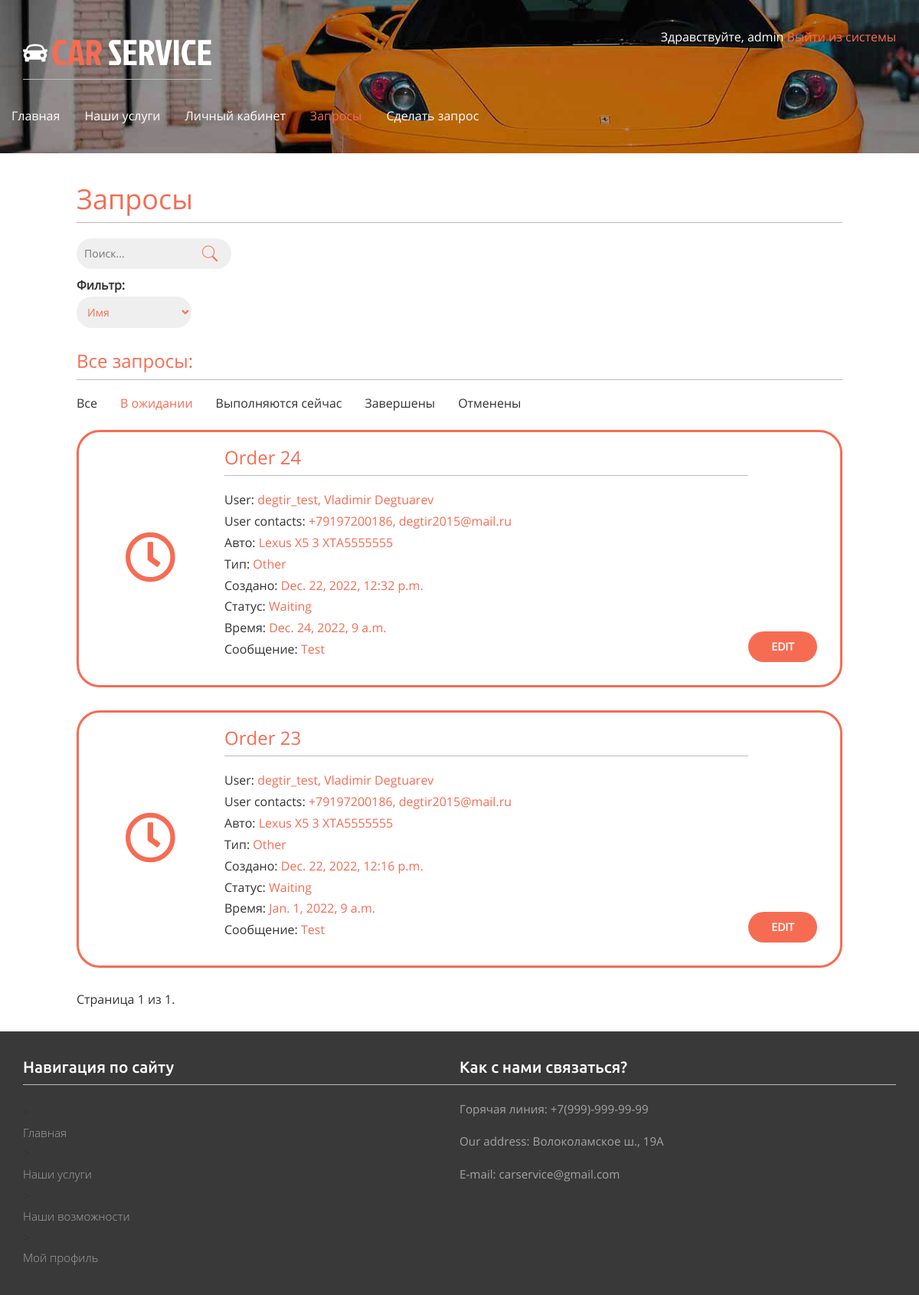
/orders/?filter=waiting (signed in), run on the app's committed database.
### orders/models.py (models this page shows)
class Order(models.Model):
    WORK_TYPE_CHOICES = [
        ('Live support','Live support'),
        ('Repair service', 'Repair service'),
        ('Complete care', 'Complete care'),
        ('Spare parts', 'Spare parts'),
        ('Sales service', 'Sales service'),
        ('Tyre service', 'Tyre service'),
        ('Other', 'Other')
    ]
    STATUS_CHOICES = (
        ('Waiting', 'Waiting'),
        ('In progress', 'In progress'),
        ('Completed', 'Completed'),
        ('Cancelled', 'Canceled'),
    )
    user = models.ForeignKey(User, on_delete=models.CASCADE, related_name='orders')
    profile = models.ForeignKey(Profile, on_delete=models.CASCADE, related_name='user_orders')
    date = models.ForeignKey(OrderDate, on_delete=models.CASCADE, default=1, related_name='order_dates')
    car = models.ForeignKey(Car, on_delete=models.CASCADE, related_name='cars')
    type = models.CharField(choices=WORK_TYPE_CHOICES, max_length=50, default='Other')
    created_at = models.DateTimeField(auto_now_add=True)
    closed_at = models.DateTimeField(null=True)
    status = models.CharField(choices=STATUS_CHOICES, max_length=50, default='Waiting')
    price = models.FloatField(null=True)
    message = models.TextField(max_length=250)

class OrderDate(models.Model):
    ORDER_DATE_CHOICES = [
        ('09:00', '09:00:00'),
        ('10:00', '10:00:00'),
        ('11:00', '11:00:00'),
        ('12:00', '12:00:00'),
        ('13:00', '13:00:00'),
        ('14:00', '14:00:00'),
        ('15:00', '15:00:00'),
        ('16:00', '16:00:00')
    ]
    order_id = models.IntegerField()
    date = models.DateField()
    time = models.TimeField()

### account/models.py (models this page shows, shortened)
class Profile(models.Model):
    user = models.OneToOneField(settings.AUTH_USER_MODEL, on_delete=models.CASCADE)
    date_of_birth = models.DateField(blank=True, null=True)
    photo = models.ImageField(upload_to='users/%Y/%m/%d/', blank=True)
    phone = models.CharField(blank=True, max_length=20)
    address = models.CharField(blank=True, max_length=100)

class Car(models.Model):
    user = models.ForeignKey(User, on_delete=models.CASCADE, related_name='car')
    make = models.CharField(max_length=50)
    model = models.CharField(max_length=100)
    year = models.IntegerField()
    vin = models.CharField(max_length=10)

### orders/views.py (the view, shortened to what this page needs)
# urls.py: path('orders/', include('orders.urls')),
@login_required
def orders(request):
    if request.user.is_superuser:
        object_list = Order.objects.order_by('-created_at')
    else:
        object_list = request.user.orders.all().order_by('-created_at')
    filter = request.GET.get('filter')
    filter_values = {'waiting':'Waiting', 'in-progress':'In progress', 'completed':'Completed', 'cancelled':'Cancelled'}
    if filter:
        object_list = object_list.filter(status=filter_values[filter])
    query = request.GET.get('query')
    search = request.GET.get('search')
    paginator = Paginator(object_list, 3) # По 3 статьи на каждой странице.
    page = request.GET.get('page')
    try:
        orders = paginator.page(page)
        print('Orders:', orders.object_list)
    except PageNotAnInteger:        # Если страница не является целым числом, возвращаем первую страницу.
        orders = paginator.page(1)
        print('PgNotInt:', orders)
    except EmptyPage:        # Если номер страницы больше, чем общее количество страниц, возвращаем последнюю.
        orders = paginator.page(paginator.num_pages)
        print('EmptPg:', orders)
    return render(request, 'orders.html', {'section':'orders', 'orders':orders, 'page':page, 'filter':filter, 'search':request.POST.get('search-filter'), 'query':request.POST.get('query')})

### orders/templates/orders.html (shortened to what this page needs)
{% extends "base.html" %}
{% load static %}
{% block content %}
<h1>Запросы</h1>
<div class="search">
    <form method="POST">
       <input type="text" value="" name="query" placeholder="Поиск...">
       <input type="submit" value="">
        <label for="search-filter">Фильтр:</label>
        <select name="search-filter" id="search-filter">
            {% if request.user.is_staff%}
            <option value="First name">Имя</option>
            {% endif %}
        </select>
    </form>
</div>
{% if request.user.is_staff %}
<h3>Все запросы:</h3>
{% else %}
<div class="new-order">
<p>Создать новый запрос</p>
<a href="appointment" class="button">Создать новый запрос</a>
</div>
<h3>Мои запросы:</h3>
{% endif %}
<div class="collapse navbar-collapse nav-wil" id="bs-example-navbar-collapse-1">
    <ul class="nav navbar-nav nav-filter">
        <li {% if not filter %} class="active"{% endif %}><a href="/orders/">Все</a></li>
        <li {% if filter == 'waiting' %} class="active"{% endif %}><a href="/orders/?filter=waiting">В ожидании</a></li>
        <li {% if filter == 'in-progress' %} class="active"{% endif %}><a href="/orders/?filter=in-progress">Выполняются сейчас</a></li>
        <li {% if filter == 'completed' %} class="active"{% endif %}><a href="/orders/?filter=completed">Завершены</a></li>
        <li {% if filter == 'cancelled' %} class="active"{% endif %}><a href="/orders/?filter=cancelled">Отменены</a></li>
    </ul>
</div>
{% if orders.object_list.count %}
{% for order in orders.object_list%}
<div class="order">
    <div>
        {% if order.status == 'Cancelled' %}
        <i class="far fa-times-circle"></i>
        {% elif order.status == 'Completed' %}
        <i class="far fa-check-circle"></i>
        {% elif order.status == 'Waiting' %}
        <i class="far fa-clock"></i>
        {% elif order.status == 'In progress'%}
        <i class="far fa-play-circle"></i>
        {% endif %}
    </div>
    <div style="flex-grow: 1;">
        <h3>Order {{order.id}}</h3>
        {% if request.user.is_staff %}
        <p>User: <span>{{order.user}}, {{order.user.first_name}} {{order.user.last_name}}</span></p>
        <p>User contacts: <span> {{order.profile.phone}}, {{order.user.email}} </span></p>
        {% endif %}
        <p>Авто: <span>{{order.car.make}} {{order.car.model}} {{order.car.year}} {{order.car.vin}}</span></p>
        <p>Тип: <span>{{order.type}}</span></p>
        <p>Создано: <span>{{order.created_at}}</span></p>
        <p>Статус: <span>{{order.status}}</span></p>
        <p>Время: <span>{{order.date.date}},  {{order.date.time}}</span></p>
        <p>Сообщение: <span> {{order.message}}</span></p>
    </div>
    {% if request.user.is_staff and order.status == 'In progress' or request.user.is_staff and order.status == 'Waiting' %}
    <div style="align-self: flex-end; justify-content:space-between;">
        <a href="edit/{{order.id}}" class="button">Edit</a>
    </div>
    {% endif %}
</div>
{% endfor %}
{% else %}
<p>Нет запросов.</p>
{% endif %}
{% include "pagination.html" with page=orders %}
{% endblock %}

### account/templates/base.html (shortened to what this page needs)
{% load static %}
<!DOCTYPE html>
<html>
    <head>
        <link href="{% static "css/bootstrap.css" %}" rel='stylesheet' type='text/css' />
        <link href="{% static "css/style.css" %}" rel='stylesheet' type='text/css' />
        <link href="{% static "css/font-awesome/css/all.css" %}" rel="stylesheet" type='text/css'/>
    </head>
    <body>
        <div class="banner banner2">
            <div class="container">
                <div class="header">
                    <div class="logo">
                        <h1><a href="{% url "main" %}"><img src="{% static "images/car.png" %}" alt=""/>CAR <span>SERVICE</span></a></h1>
                    </div>
                    <div class="top_details">
                        <p>
                            {% if request.user.is_authenticated %}
                             Здравствуйте, {{ request.user.username }}<a href="{% url "logout" %}"> Выйти из системы</a>
                            {% else %}<a href="{% url "login" %}">Войти</a>{% endif %}
                        </p>
                    </div>
                    <div class="clearfix"></div>
                </div>
                <nav class="navbar navbar-default">
                    <div class="collapse navbar-collapse nav-wil" id="bs-example-navbar-collapse-1">
                        <ul class="nav navbar-nav">
                            <li {% if section == "main" %} class="active"{% endif %}><a href="/main/">Главная</a></li>
                            <li {% if section == "services" %} class="active"{% endif %}><a href="{% url "services" %}">Наши услуги</a></li>
                            <li {% if section == "profile" %} class="active"{% endif %}><a href="{% url "profile" %}">Личный кабинет</a></li>
                            <li {% if section == "orders" %} class="active"{% endif %}><a href="/orders/">Запросы</a></li>
                            <li {% if section == "appointment" %} class="active"{% endif %}><a href="/orders/appointment">Сделать запрос</a></li>
                        </ul>
                    </div>
                 </nav>
            </div>
        </div>
        <div id="content">
        {% block content %}{% endblock %}
        </div>
        <div class="footer2">
            <div class="container">
            <div class="ftr2-grids">
              <div class="col-md-6 ftr2-grid1">
                 <h3>Навигация по сайту</h3>
                 <ul>
                    <li>{% if section == "main" %} class="active"{% endif %}><a href="/main/">Главная</a></li>
                    <li>{% if section == "services" %} class="active"{% endif %}><a href="{% url "services" %}">Наши услуги</a>
                    <li>{% if section == "appointment" %} class="active"{% endif %}><a href="/orders/appointment">Наши возможности</a></li>
                    <li>{% if section == "profile" %} class="active"{% endif %}><a href="{% url "profile" %}">Мой профиль</a></li>
                 </ul>
             </div>
             <div class="col-md-6 ftr6-grid3">
                 <h3>Как с нами связаться?</h3>
                <p>Горячая линия: +7(999)-999-99-99</p>
                <p>Our address: Волоколамское ш., 19A</p>
                <p>E-mail: carservice@gmail.com</p>
             </div>
             <div class="clearfix"></div>
        </div>

### account/static/css/style.css (style rules this page uses)
h4, h5, h6, h1, h2, h3 { border-bottom:1px solid #bbb; padding:0 0 10px 0; margin:20px 0 20px 0; color:#f66c53; }
ul, ol { margin: 0; padding:0; }
p { margin: 5px 0px; font-size: 12pt; }
.navbar-nav { margin: -15px; margin-bottom: 10px; }
.nav-filter a { color: #333 !important; }
i { cursor: pointer; }
select { width: 15%; }
html, body { font-family: 'OpenSans-Regular'; font-size: 100%; background: #ffffff; }
.order { border-radius: 30px; border: solid 3px #f66c53; padding: 0px 30px 30px 30px; margin-bottom: 30px; background-clip: padding-box; display: flex; flex-direction: row; align-items: center; }
.order i { width: 100px; height: 100px; font-size: 50pt; padding-top: 30px; color: #f66c53; margin: 0px 30px; }
.info span, .car span, .order span, .edit-order span, .search span { color:#f66c53; }
h1 { border-bottom:1px solid #bbb; padding:0 0 10px 0; margin:10px 0 20px 0; color:#f66c53; }
input[type=submit], button, a.button { font-weight:bold; background:#f66c53; color:#fff; padding: 10px 30px; font-size:14px; text-transform:uppercase; border: 0; border-radius: 20px; margin: 0px 0px; }
#content { padding: 30px 100px ; }
form { overflow:auto; }
label { float:left; clear:both; color:#333; margin-bottom:4px; }
input[type="text"], input[type="password"], input[type="email"], input[type="file"], input[type="number"], textarea, select { clear:both; float:left; margin:0 0 10px; background:#efefef; border:0; font-size:14px; border-radius: 20px; padding: 10px 10px; border: 0px solid #f66c53; color:#f66c53; }
body a { transition:0.5s all; -webkit-transition:0.5s all; -moz-transition:0.5s all; -o-transition:0.5s all; -ms-transition:0.5s all; text-decoration: none; color: #f66c53; }
.banner { background:url(../images/bg3.jpg) no-repeat 0px -120px; background-size:cover; min-height:800px; }
.header { margin-top:2em; }
.logo { float:left; }
.logo h1 a { color:#F66C53; text-decoration:none; font-family:'JockeyOne-Regular'; font-size:1.3em; }
.logo h1 a img { margin-right:5px; vertical-align:initial; }
.logo h1 a span { color:#fff; }
.top_details { float:right; }
.top_details p { color:#fff; margin-bottom:0.5em; }
.search { border-radius: 3px; }
.search input[type="submit"] { background: url('../images/search1.png') no-repeat 0px 8px; border: none; cursor: pointer; position: absolute; margin-left: -40px; }
.navbar-default { background:none; border:none; }
.navbar-default ul li { display:inline-block; }
.navbar-default ul li a { display:block; color:#fff; text-decoration:none; padding:0 2em 0 0; }
ul.navbar-nav li.active a { background:none!important; color:#F66C53!important; }
.navbar-default .navbar-nav > li > a { color:#fff; }
.navbar-collapse { padding:0; }
.navbar { margin:2em 0; }
.footer2 { background:#393939; padding-bottom: 1em; }
.ftr2-grid1 { padding:1em 0; }
.ftr6-grid3 { padding: 1em 0; }
.ftr2-grid1 h3 { color:#fff; font-size:1.3em; font-weight:300; font-family: 'Ubuntu-Medium'; }
.ftr2-grid1 ul { margin:1.5em 0 0em 0; }
.ftr2-grid1 ul li { display:block; }
.ftr2-grid1 ul li a { display:block; padding:5px 0; color:#a4a4a4; font-size:0.95em; font-weight:300; text-decoration:none; font-family: 'Open Sans', sans-serif; }
.ftr6-grid3 h3 { color: #fff; font-size: 1.3em; font-family: 'Ubuntu-Medium'; }
.ftr6-grid3 p { margin-top:1.3em; color:#a4a4a4; font-size:0.95em; line-height:1.5em; }
.banner2 { background: url(../images/bg3.jpg) no-repeat 0px -375px; background-size: cover; min-height: 200px; max-height: 200px; }
.button { font-size: 0.85em; margin-top: 5px; padding: 10px 15px; display: inline-block; background:#F66C53; color: #FFF; outline: 0; }

### data on the page
Order: id "24", user "degtir_test", user.first_name "Vladimir", user.last_name "Degtuarev", profile.phone "+79197200186", user.email "degtir2015@mail.ru", car.make "Lexus", car.model "X5", car.year "3", car.vin "XTA5555555", type "Other", created_at "Dec. 22, 2022, 12:32 p.m.", status "Waiting", date "Dec. 24, 2022", date.time "9 a.m.", message "Test"
Order: id "23", user "degtir_test", user.first_name "Vladimir", user.last_name "Degtuarev", profile.phone "+79197200186", user.email "degtir2015@mail.ru", car.make "Lexus", car.model "X5", car.year "3", car.vin "XTA5555555", type "Other", created_at "Dec. 22, 2022, 12:16 p.m.", status "Waiting", date "Jan. 1, 2022", date.time "9 a.m.", message "Test"

### other printed values
{{ request.user.username }} "admin"
{{ page.number }} "1"
{{ page.paginator.num_pages }} "1"
